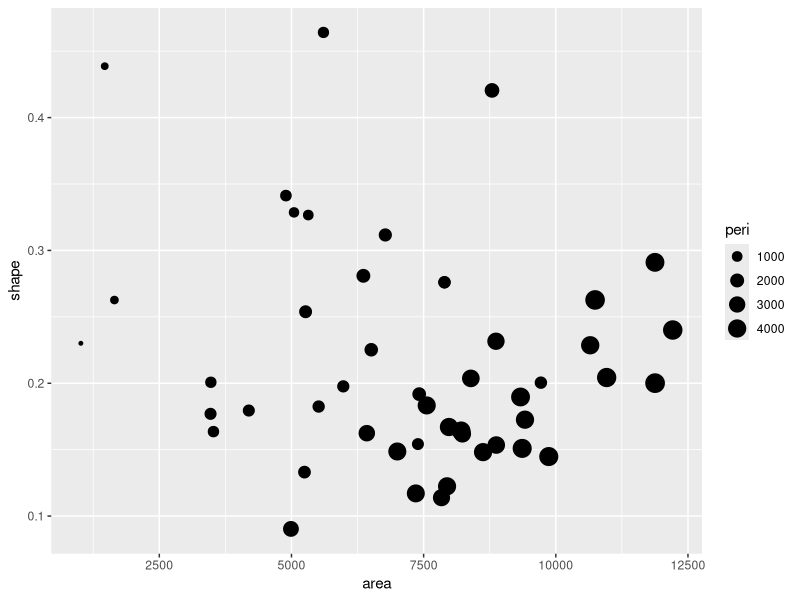

This figure's R source:
library(datasets)
library(dplyr)
library(ggplot2)
ggplot(data = rock, aes( x = area, y = shape, size = peri)) + 
  geom_point() 